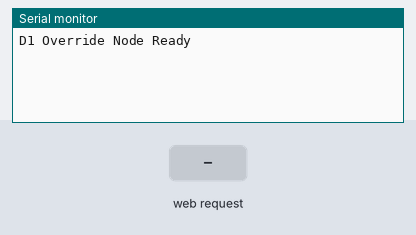
Bench run of a program on a simulated ESP8266 (Wemos D1 mini). Parts: the last lines printed to the serial monitor. Inputs (shaded band) come from the test bench. WiFi joins after 1.5 s; servers stay silent unless stated.

Above: at 3.2 s.
3.3 s: HTTP request GET /cmd?x=areyou received
At 3.7 s:
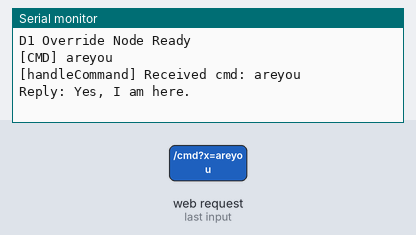
4.8 s: HTTP request GET /cmd?x=estop received
At 6.0 s:
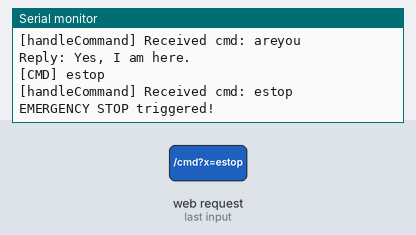
6.3 s: HTTP request GET /cmd?x=sensordata received
At 7.1 s:
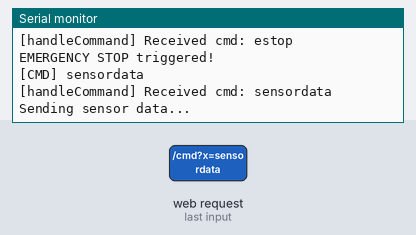
7.8 s: HTTP request GET /cmd?x=1 received
At 8.3 s:
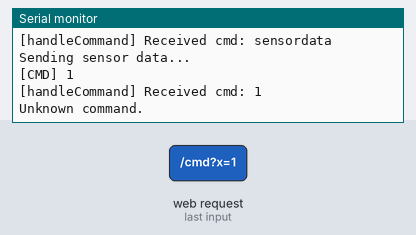

The program:

main.cpp
```cpp
#include <Arduino.h>
#include <ESP8266WiFi.h>
#include <ESPAsyncWebServer.h>
#include <ArduinoOTA.h>

#include "webui.h"
#include "secrets.h"
#include "codes.h"


// Serial port to S3
#define S3_SERIAL Serial
#define S3_BAUD 115200

AsyncWebServer server(80);


// Send one-byte command over UART
void sendCommand(uint8_t cmd) {
  S3_SERIAL.write(cmd);
}

// Send LoRa command string framed as <LORA:...>
void sendLoRaCommand(const String &msg) {
  S3_SERIAL.print("<LORA:");
  S3_SERIAL.print(msg);
  S3_SERIAL.println(">");
}

void handleCommand(const String& cmd) {
  Serial.print("[handleCommand] Received cmd: ");
  Serial.println(cmd);

  if (cmd == "areyou") {
    Serial.println("Reply: Yes, I am here.");
  } else if (cmd == "estop") {
    Serial.println("EMERGENCY STOP triggered!");
    // Insert emergency stop logic here
  } else if (cmd == "override_on") {
    Serial.println("Override enabled.");
    // Insert override enable logic here
  } else if (cmd == "override_off") {
    Serial.println("Override disabled.");
    // Insert override disable logic here
  } else if (cmd == "sensordata") {
    Serial.println("Sending sensor data...");
    // Insert sensor data send logic here
  } else {
    Serial.println("Unknown command.");
  }
}

// ============ Web Requests =============
void setupWeb() {
server.on("/", HTTP_GET, [](AsyncWebServerRequest *request){
  request->send_P(200, "text/html", index_html);
});

server.on("/cmd", HTTP_GET, [](AsyncWebServerRequest *request){
  String cmd = request->getParam("x")->value();
  Serial.println("[CMD] " + cmd);
  handleCommand(cmd);  // your internal command processor
  request->send(200, "text/plain", "Executed: " + cmd);
});

server.on("/cmd", HTTP_POST, [](AsyncWebServerRequest *request){
  if (request->hasParam("lora", true)) {
    String msg = request->getParam("lora", true)->value();
    Serial.println("[LoRa POST] " + msg);
   sendLoRaCommand(msg);  // your implementation
    request->send(200, "text/plain", "LoRa Sent: " + msg);
  } else {
    request->send(400, "text/plain", "Missing lora parameter");
  }
});


  server.on("/estop", HTTP_POST, [](AsyncWebServerRequest *request){
    S3_SERIAL.println("<ESTOP>");
    request->send(200, "text/plain", "Emergency Stop Sent");
  });

  server.on("/send", HTTP_POST, [](AsyncWebServerRequest *request){
    if (request->hasParam("msg", true)) {
      String msg = request->getParam("msg", true)->value();
      S3_SERIAL.print("<LORA:");
      S3_SERIAL.print(msg);
      S3_SERIAL.println(">");
      request->send(200, "text/plain", "Sent: " + msg);
    } else {
      request->send(400, "text/plain", "Missing 'msg' param");
    }
  });

  server.begin();
}

// ============ OTA =============
void setupOTA() {
  ArduinoOTA.setHostname("rover-d1-mini");

  ArduinoOTA.onStart([]() {
    S3_SERIAL.println("OTA Update Started");
  });

  ArduinoOTA.onEnd([]() {
    S3_SERIAL.println("\nOTA Update Complete");
  });

  ArduinoOTA.onError([](ota_error_t error) {
    S3_SERIAL.printf("OTA Error[%u]\n", error);
  });

  ArduinoOTA.begin();
}

// ============ Setup =============
void setup() {
  S3_SERIAL.begin(S3_BAUD);
  delay(500);

 WiFi.begin(WIFI_SSID, WIFI_PASSWORD);
  while (WiFi.status() != WL_CONNECTED) {
    delay(300);
  }


  setupOTA();
  setupWeb();

  S3_SERIAL.println("D1 Override Node Ready");
}

// ============ Loop =============
void loop() {
  ArduinoOTA.handle();


  delay(1000);
}
```

codes.h
```cpp
#ifndef ROVER_CODES_H
#define ROVER_CODES_H

// ----------------------------------------
// Core Command IDs (shared across CAN, UART, ESP-NOW)
// ----------------------------------------

// General system control
#define CMD_ARE_YOU_THERE         0x05
#define CMD_EMERGENCY_STOP        0x06
#define CMD_RESET_ALL             0x07

// Mode control
#define CMD_OVERRIDE_ON           0x10
#define CMD_OVERRIDE_OFF          0x11
#define CMD_ENTER_SLEEP           0x12
#define CMD_WAKE_UP               0x13

// Time sync
#define CMD_TIME_SYNC_REQUEST     0x20
#define CMD_TIME_SYNC_BROADCAST   0x21

// Sensor and telemetry
#define CMD_SEND_SENSOR_DATA      0x30
#define CMD_SEND_GPS              0x31
#define CMD_SEND_IMU              0x32
#define CMD_SEND_BATTERY          0x33

// Motor control
#define CMD_MOTOR_STOP_ALL        0x40
#define CMD_MOTOR_SET_SPEED       0x41
#define CMD_MOTOR_BRAKE           0x42

// Steering control
#define CMD_STEER_FRONT_SET       0x50
#define CMD_STEER_REAR_SET        0x51

// Self-reporting
#define CMD_SELF_REPORT_REQUEST   0x60
#define CMD_SELF_REPORT_RESPONSE  0x61

// LoRa passthrough (text)
#define CMD_LORA_STRING           0xA0

// Debug/Diagnostics
#define CMD_DEBUG_PRINT           0xF0
#define CMD_HEARTBEAT             0xF1

// ----------------------------------------
// Role identifiers (used in SelfReportPayload.role)
// ----------------------------------------

#define ROLE_MAIN_CONTROLLER      0x01
#define ROLE_MOTOR_POD            0x02
#define ROLE_SENSOR_NODE          0x03
#define ROLE_POWER_MANAGER        0x04
#define ROLE_OVERRIDE_UNIT        0x05
#define ROLE_CAMERA_NODE          0x06

// ----------------------------------------
// Command Strings (for web/console UI triggers)
// ----------------------------------------

[[maybe_unused]] static const char* CMD_STR_ARE_YOU_THERE    = "areyou";
[[maybe_unused]] static const char* CMD_STR_EMERGENCY_STOP   = "estop";
[[maybe_unused]] static const char* CMD_STR_OVERRIDE_ON      = "override_on";
[[maybe_unused]] static const char* CMD_STR_OVERRIDE_OFF     = "override_off";
[[maybe_unused]] static const char* CMD_STR_SEND_SENSOR_DATA = "sensordata";
[[maybe_unused]] static const char* CMD_STR_LORA_PREFIX      = "lora";

// ----------------------------------------
// Data Structures
// ----------------------------------------

// Self-report response structure (example: 8 bytes, compact)
struct SelfReportPayload {
  uint8_t role;               // Device role (e.g. ROLE_MOTOR_POD)
  uint8_t status;             // 0 = OK, 1 = WARN, 2 = FAIL
  uint8_t active_components;  // Number of subsystems it manages
  uint8_t flags;              // Bitmask (sensor OK, motor OK, etc.)
  uint32_t uptime_sec;        // Time since boot (for diagnostics)
} __attribute__((packed));    // Required for clean CAN/uC byte layout

#endif // ROVER_CODES_H
```

webui.h
```cpp
const char index_html[] PROGMEM = R"rawliteral(
<!DOCTYPE html>
<html>
<head>
  <title>R.O.V.E.R Control</title>
  <style>
    body {
      font-family: sans-serif;
      margin: 0;
      display: flex;
      height: 100vh;
    }
    #menu {
      background-color: #222;
      color: white;
      width: 220px;
      padding: 20px;
    }
    #menu h2 {
      font-size: 1.2em;
      margin-bottom: 10px;
    }
    #menu button {
      display: block;
      width: 100%;
      padding: 10px;
      margin: 5px 0;
      background: #444;
      color: white;
      border: none;
      cursor: pointer;
    }
    #menu button:hover {
      background: #666;
    }
    #main {
      flex: 1;
      padding: 20px;
    }
    #statusLight {
      width: 140px;
      padding: 10px;
      background: gray;
      color: white;
      text-align: center;
      margin-bottom: 10px;
    }
  </style>
</head>
<body>
  <div id="menu">
    <h2>Commands</h2>
    <button onclick="sendCmd('areyou')">Ping</button>
    <button onclick="sendCmd('estop')">E-Stop</button>
    <button onclick="sendCmd('override_on')">Override ON</button>
    <button onclick="sendCmd('override_off')">Override OFF</button>
    <button onclick="sendCmd('sensordata')">Sensor Data</button>
  </div>

  <div id="main">
    <h1>R.O.V.E.R. Manual Override</h1>

    <div id="statusLight">Idle</div>

    <input type="text" id="cmdBox" placeholder="Send custom command" />
    <button onclick="sendCustom()">Send</button>

    <h2>LoRa Command</h2>
    <form onsubmit="sendLoRa(event)">
      <input type="text" id="loraMsg" placeholder="Enter LoRa message" />
      <button type="submit">Send LoRa</button>
    </form>

    <pre id="log"></pre>
  </div>

  <script>
    const STATUS_RESET_TIME_MS = 5000;
    let statusResetTimer = null;

    function getTimestamp() {
      return new Date().toLocaleTimeString();
    }

    function log(msg, ack = false, err = false) {
      const logBox = document.getElementById("log");
      logBox.textContent += `\n[${getTimestamp()}] ${msg}`;

      const status = document.getElementById("statusLight");
      if (err) {
        status.style.background = "red";
        status.textContent = "ERROR";
      } else if (ack) {
        status.style.background = "green";
        status.textContent = "ACK";
      } else {
        status.style.background = "orange";
        status.textContent = "SENDING...";
      }

      clearTimeout(statusResetTimer);
      statusResetTimer = setTimeout(() => {
        status.style.background = "gray";
        status.textContent = "Idle";
      }, STATUS_RESET_TIME_MS);
    }

    function sendCmd(x) {
      log("Sending: " + x);
      fetch('/cmd?x=' + x)
        .then(r => r.text())
        .then(t => log("Response: " + t, true))
        .catch(err => log("Error: " + err, false, true));
    }

    function sendCustom() {
      const x = document.getElementById("cmdBox").value;
      sendCmd(x);
    }

    function sendLoRa(e) {
      e.preventDefault();
      const msg = document.getElementById('loraMsg').value;
      log("Sending LoRa: " + msg);
      fetch('/cmd', {
        method: 'POST',
        headers: {'Content-Type': 'application/x-www-form-urlencoded'},
        body: 'lora=' + encodeURIComponent(msg)
      })
      .then(res => res.text())
      .then(txt => log("LoRa: " + txt, true))
      .catch(err => log("LoRa Error: " + err, false, true));
    }
  </script>
</body>
</html>
)rawliteral";
```

secrets_example.h
```cpp
// secrets_example.h
#ifndef SECRETS_H
#define SECRETS_H

#define WIFI_SSID     "REPLACE_ME"
#define WIFI_PASSWORD "REPLACE_ME"
#define OTA_PASSWORD "your_secret_ota_password"

#endif
```

Measured:
- after the input at 3.3 s, the serial monitor: prints a new line at once (image 1)
- after the input at 4.8 s, the serial monitor: prints a new line at once (image 2)
- after the input at 6.3 s, the serial monitor: prints a new line at once (image 3)
- after the input at 7.8 s, the serial monitor: prints a new line at once (image 4)
